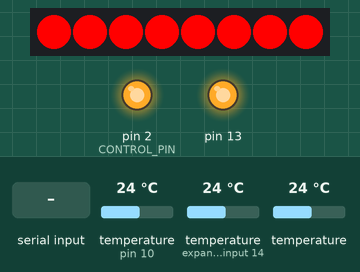
This sketch was run on a simulated Arduino Uno, built with avr-gcc and run on an emulated ATmega328P. On the bench: 8 RGB LEDs in strip order, left to right, output pins drawn as LEDs (lit = HIGH). The inputs (shaded band) are chosen by the test bench; at power-on: temperature (sensors on pin 10, expander input 14) 24 °C, temperature 24 °C. Dim RGB values are drawn brighter than linear; what the sketch prints to the serial monitor is not drawn.

Above: at 1.4 s.
1.5 s: temperature (sensor on pin 10) set to 37.1 °C
3.3 s: temperature (sensor on pin 10) set to 38 °C
At 3.9 s:
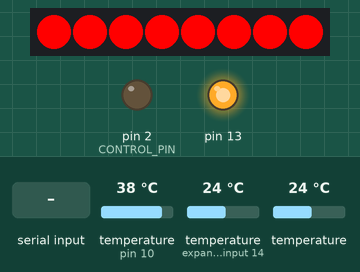
5.0 s: "90,45,200\n" received over Serial
At 7.4 s:
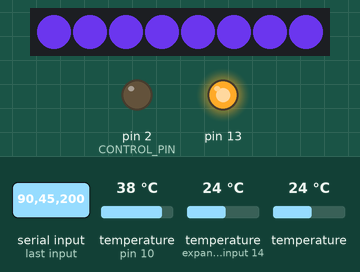
7.7 s: "30,150,10\n" received over Serial
At 9.6 s:
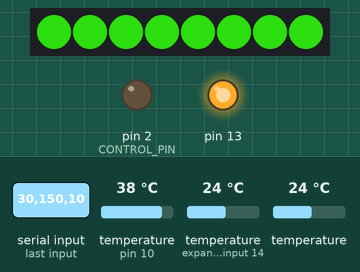
10.3 s: "90,45\n" received over Serial
At 12.3 s:
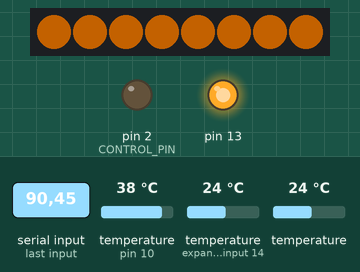
13.1 s: "1,90,45\n" received over Serial
At 15.6 s:
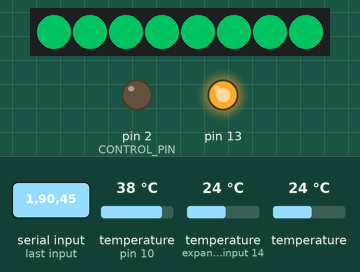
Timing chart, 0 to 16.7 s (numbered marks = the images above; inputs shaded):
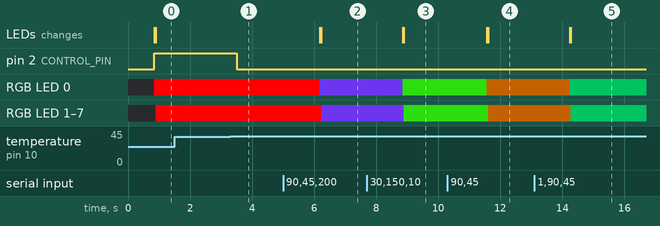

Measured:
- the behaviour switches between 37.5 and 37.6 °C on temperature (sensor on pin 10) (found by bisection; images 0 and 1)
- after the input at 1.5 s, every drawn part: stays the same
- after the input at 3.3 s, pin 2 (CONTROL_PIN): HIGH → LOW after 0.21 s
- after the input at 5.0 s, RGB LED 0–7: RGB(255, 0, 0) → RGB(90, 45, 200) after 1.2 s; the LEDs: first change after 1.2 s (image 2 shows a later state)
- after the input at 7.7 s, RGB LED 0: RGB(90, 45, 200) → RGB(30, 150, 10) after 1.1 s; RGB LED 1–7: RGB(90, 45, 200) → RGB(30, 150, 10) after 1.2 s; the LEDs: first change after 1.1 s (image 3 shows a later state)
- after the input at 10.3 s, RGB LED 0–7: RGB(30, 150, 10) → RGB(90, 45, 0) after 1.3 s; the LEDs: first change after 1.3 s (image 4 shows a later state)
- after the input at 13.1 s, RGB LED 0: RGB(90, 45, 0) → RGB(1, 90, 45) after 1.1 s; RGB LED 1–7: RGB(90, 45, 0) → RGB(1, 90, 45) after 1.2 s; the LEDs: first change after 1.1 s (image 5 shows a later state)

The sketch:

software.ino
```cpp
#include <OneWire.h>
#include <DallasTemperature.h>

#include <Adafruit_NeoPixel.h>
#ifdef __AVR__
  #include <avr/power.h>
#endif
// Data wire is plugged into pin 2 on the Arduino
#define ONE_WIRE_BUS 10
#define CONTROL_PIN 2
#define PIN            6
#define NUMPIXELS      8

// Setup a oneWire instance to communicate with any OneWire devices
// (not just Maxim/Dallas temperature ICs)
float threshold = 37.5;

OneWire oneWire(ONE_WIRE_BUS);

// Pass our oneWire reference to Dallas Temperature.
DallasTemperature sensors(&oneWire);
 Adafruit_NeoPixel pixels = Adafruit_NeoPixel(NUMPIXELS, PIN, NEO_GRB + NEO_KHZ800);

int delayval = 500; // delay for half a second
byte LED_flag = 0;
String inputString = "";         // a string to hold incoming data
boolean stringComplete = false;  // whether the string is complete
int incomingByte = 1;   // for incoming serial data
int red = 255;
int blue = 255;
int green = 255;
void setup(void)
{
  // start serial port
  Serial.begin(9600);
  Serial.setTimeout(50);
 // Serial.println("Dallas Temperature IC Control Library Demo");
  // Start up the library
  sensors.begin();
  inputString.reserve(200);
  pinMode(CONTROL_PIN,OUTPUT);
    pinMode(13,OUTPUT);
digitalWrite(13,HIGH);
  #if defined (__AVR_ATtiny85__)
  if (F_CPU == 16000000) clock_prescale_set(clock_div_1);
#endif
  // End of trinket special code

  pixels.begin(); // This initializes the NeoPixel library.
  for(int i=0;i<NUMPIXELS;i++){

    // pixels.Color takes RGB values, from 0,0,0 up to 255,255,255
 //   pixels.setPixelColor(i, pixels.Color(255,255,255)); // Moderately bright green color.

 //   pixels.show(); // This sends the updated pixel color to the hardware.

    delay(5); // Delay for a period of time (in milliseconds).

  }
}


void loop(void)
{
          // send data only when you receive data:

  if(Serial.available()>0){
     red = Serial.parseInt();
  }
  if(Serial.available()>0){
     green = Serial.parseInt();
  }
  if(Serial.available()>0){
     blue = Serial.parseInt();}

 if(Serial.available()>0){
   if (Serial.read() == '\n'){}
 }
  // call sensors.requestTemperatures() to issue a global temperature
  // request to all devices on the bus
  sensors.requestTemperatures(); // Send the command to get temperatures
  float sensor_temp = sensors.getTempCByIndex(0);
  float sensor_temp_2 = sensors.getTempCByIndex(1);
    float sensor_temp_3 = sensors.getTempCByIndex(2);

  Serial.print(sensor_temp);
  Serial.print(',');
  Serial.print(sensor_temp_2);
  Serial.print(',');
  Serial.println(sensor_temp_3);
//  Serial.print("Temperature for Device 2 is: ");
//  Serial.println(sensor_temp_2); // Why "byIndex"?
  if(sensor_temp>threshold){
    analogWrite(CONTROL_PIN,0);
    Serial.print("cooling, temperature is ");
 //   Serial.println(sensor_temp); // Why "byIndex"?

  }
  else {

     analogWrite(CONTROL_PIN,255);

    if (sensor_temp<35){
    red = 255;
    blue = 0;
    green = 0;
    }


   Serial.print("heating, temperature is ");
 //   Serial.println(sensor_temp); // Why "byIndex"?
  }
  for(int i=0;i<NUMPIXELS;i++){

    // pixels.Color takes RGB values, from 0,0,0 up to 255,255,255
    pixels.setPixelColor(i, pixels.Color(red,green,blue)); // Moderately bright green color.
    pixels.show(); // This sends the updated pixel color to the hardware.

    delay(5); // Delay for a period of time (in milliseconds).

  }
    // You can have more than one IC on the same bus.
    // 0 refers to the first IC on the wire
  delay(500);
}
```
